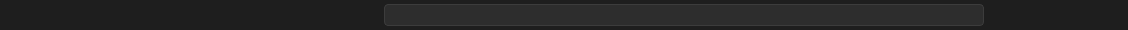
<?xml version="1.0" encoding="UTF-8"?>
<ui version="4.0">
 <class>frameless_titlebar</class>
 <widget class="QWidget" name="frameless_titlebar">
  <property name="geometry">
   <rect>
    <x>0</x>
    <y>0</y>
    <width>1128</width>
    <height>30</height>
   </rect>
  </property>
  <property name="minimumSize">
   <size>
    <width>0</width>
    <height>30</height>
   </size>
  </property>
  <property name="maximumSize">
   <size>
    <width>16777215</width>
    <height>30</height>
   </size>
  </property>
  <property name="windowTitle">
   <string>Form</string>
  </property>
  <property name="styleSheet">
   <string notr="true">QWidget#frameless_titlebar{background:#1e1e1e;}
QLineEdit#lineEdit{background:#2d2d2d;border:1px solid #3c3c3c;border-radius:4px;padding-left:22px;color:#e0e0e0;font-size:12px;}
QLineEdit#lineEdit:hover{background:#323232;}
QLineEdit#lineEdit:focus{background:#1e1e1e;border:1px solid #007acc;color:#ffffff;}
QPushButton#minimizeButton,QPushButton#maximizeButton,QPushButton#exitButton{border:0;padding:0;background:transparent;color:#dcdcdc;}
QPushButton#minimizeButton:hover,QPushButton#maximizeButton:hover{background:rgba(255,255,255,0.08);color:#ffffff;}
QPushButton#minimizeButton:pressed,QPushButton#maximizeButton:pressed{background:rgba(255,255,255,0.16);}
QPushButton#exitButton:hover{background:rgba(232,17,35,0.90);color:#ffffff;}
QPushButton#exitButton:pressed{background:rgba(232,17,35,1.00);}
QMenu{background:#252526;border:1px solid #3c3c3c;color:#dcdcdc;font-size:12px;}
QMenu::separator{height:1px;background:#3c3c3c;margin:4px 0;}
QMenu::item{padding:4px 26px 4px 24px;}
QMenu::item:selected{background:#094771;color:#ffffff;}
QMenu::item:disabled{color:#555;}
QMenu::icon{margin-left:4px;margin-right:8px;}</string>
  </property>
  <layout class="QHBoxLayout" name="horizontalLayout_2">
   <property name="leftMargin">
    <number>6</number>
   </property>
   <property name="topMargin">
    <number>0</number>
   </property>
   <property name="rightMargin">
    <number>0</number>
   </property>
   <property name="bottomMargin">
    <number>0</number>
   </property>
   <item>
    <layout class="QHBoxLayout" name="iconLayout">
     <property name="spacing">
      <number>0</number>
     </property>
     <property name="leftMargin">
      <number>0</number>
     </property>
     <item alignment="Qt::AlignmentFlag::AlignLeft">
      <widget class="QLabel" name="icon">
       <property name="minimumSize">
        <size>
         <width>18</width>
         <height>18</height>
        </size>
       </property>
       <property name="maximumSize">
        <size>
         <width>18</width>
         <height>18</height>
        </size>
       </property>
       <property name="text">
        <string/>
       </property>
       <property name="pixmap">
        <pixmap resource="../icon.qrc">:/icon/icon/icon_white.png</pixmap>
       </property>
       <property name="scaledContents">
        <bool>true</bool>
       </property>
      </widget>
     </item>
    </layout>
   </item>
   <item>
    <layout class="QHBoxLayout" name="toolbarLayout">
     <property name="spacing">
      <number>8</number>
     </property>
     <item>
      <widget class="QLineEdit" name="lineEdit">
       <property name="minimumSize">
        <size>
         <width>240</width>
         <height>22</height>
        </size>
       </property>
       <property name="maximumSize">
        <size>
         <width>600</width>
         <height>16777215</height>
        </size>
       </property>
       <property name="text">
        <string/>
       </property>
      </widget>
     </item>
    </layout>
   </item>
   <item>
    <layout class="QHBoxLayout" name="buttonLayout">
     <property name="spacing">
      <number>0</number>
     </property>
     <item>
      <widget class="QPushButton" name="minimizeButton">
       <property name="minimumSize">
        <size>
         <width>46</width>
         <height>30</height>
        </size>
       </property>
       <property name="maximumSize">
        <size>
         <width>46</width>
         <height>30</height>
        </size>
       </property>
       <property name="text">
        <string/>
       </property>
      </widget>
     </item>
     <item>
      <widget class="QPushButton" name="maximizeButton">
       <property name="minimumSize">
        <size>
         <width>46</width>
         <height>30</height>
        </size>
       </property>
       <property name="maximumSize">
        <size>
         <width>46</width>
         <height>30</height>
        </size>
       </property>
       <property name="text">
        <string/>
       </property>
      </widget>
     </item>
     <item>
      <widget class="QPushButton" name="exitButton">
       <property name="minimumSize">
        <size>
         <width>46</width>
         <height>30</height>
        </size>
       </property>
       <property name="maximumSize">
        <size>
         <width>46</width>
         <height>30</height>
        </size>
       </property>
       <property name="text">
        <string/>
       </property>
      </widget>
     </item>
    </layout>
   </item>
  </layout>
 </widget>
 <resources>
  <include location="../icon.qrc"/>
 </resources>
 <connections/>
</ui>
